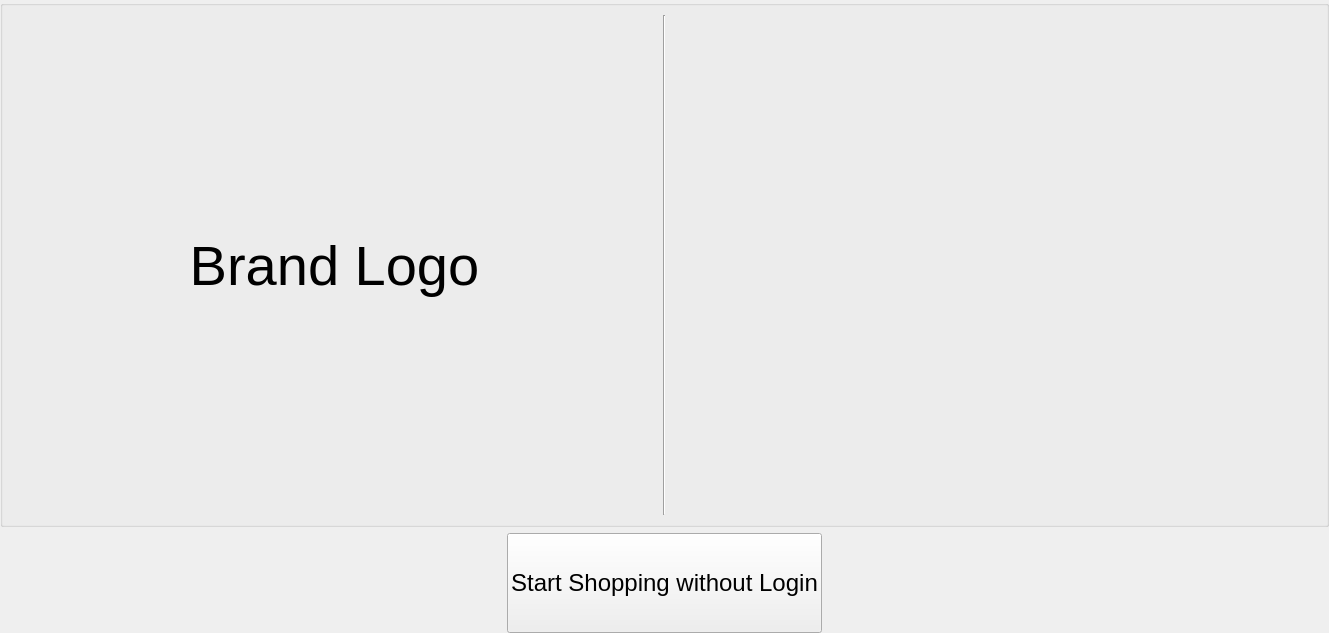
      <widget class="QWidget" name="startPage">
       <property name="layoutDirection">
        <enum>Qt::LeftToRight</enum>
       </property>
       <layout class="QHBoxLayout" name="horizontalLayout_4">
        <property name="margin">
         <number>0</number>
        </property>
        <item>
         <layout class="QVBoxLayout" name="verticalLayout_2">
          <item>
           <widget class="QGroupBox" name="groupBox">
            <property name="title">
             <string/>
            </property>
            <layout class="QHBoxLayout" name="horizontalLayout">
             <item>
              <widget class="QLabel" name="label_2">
               <property name="minimumSize">
                <size>
                 <width>645</width>
                 <height>500</height>
                </size>
               </property>
               <property name="font">
                <font>
                 <pointsize>42</pointsize>
                </font>
               </property>
               <property name="text">
                <string>Brand Logo</string>
               </property>
               <property name="alignment">
                <set>Qt::AlignCenter</set>
               </property>
              </widget>
             </item>
             <item>
              <widget class="Line" name="line">
               <property name="orientation">
                <enum>Qt::Vertical</enum>
               </property>
              </widget>
             </item>
             <item>
              <widget class="QLabel" name="label">
               <property name="minimumSize">
                <size>
                 <width>645</width>
                 <height>500</height>
                </size>
               </property>
               <property name="text">
                <string/>
               </property>
               <property name="pixmap">
                <pixmap>images/QR-code-ATA_transparent.png</pixmap>
               </property>
               <property name="scaledContents">
                <bool>false</bool>
               </property>
               <property name="alignment">
                <set>Qt::AlignCenter</set>
               </property>
              </widget>
             </item>
            </layout>
           </widget>
          </item>
          <item>
           <layout class="QGridLayout" name="gridLayout">
            <item row="0" column="0">
             <widget class="QPushButton" name="startButton">
              <property name="sizePolicy">
               <sizepolicy hsizetype="Fixed" vsizetype="Fixed">
                <horstretch>0</horstretch>
                <verstretch>0</verstretch>
               </sizepolicy>
              </property>
              <property name="minimumSize">
               <size>
                <width>300</width>
                <height>100</height>
               </size>
              </property>
              <property name="baseSize">
               <size>
                <width>300</width>
                <height>100</height>
               </size>
              </property>
              <property name="font">
               <font>
                <pointsize>18</pointsize>
               </font>
              </property>
              <property name="layoutDirection">
               <enum>Qt::LeftToRight</enum>
              </property>
              <property name="text">
               <string>Start Shopping without Login</string>
              </property>
             </widget>
            </item>
           </layout>
          </item>
         </layout>
        </item>
       </layout>
      </widget>
